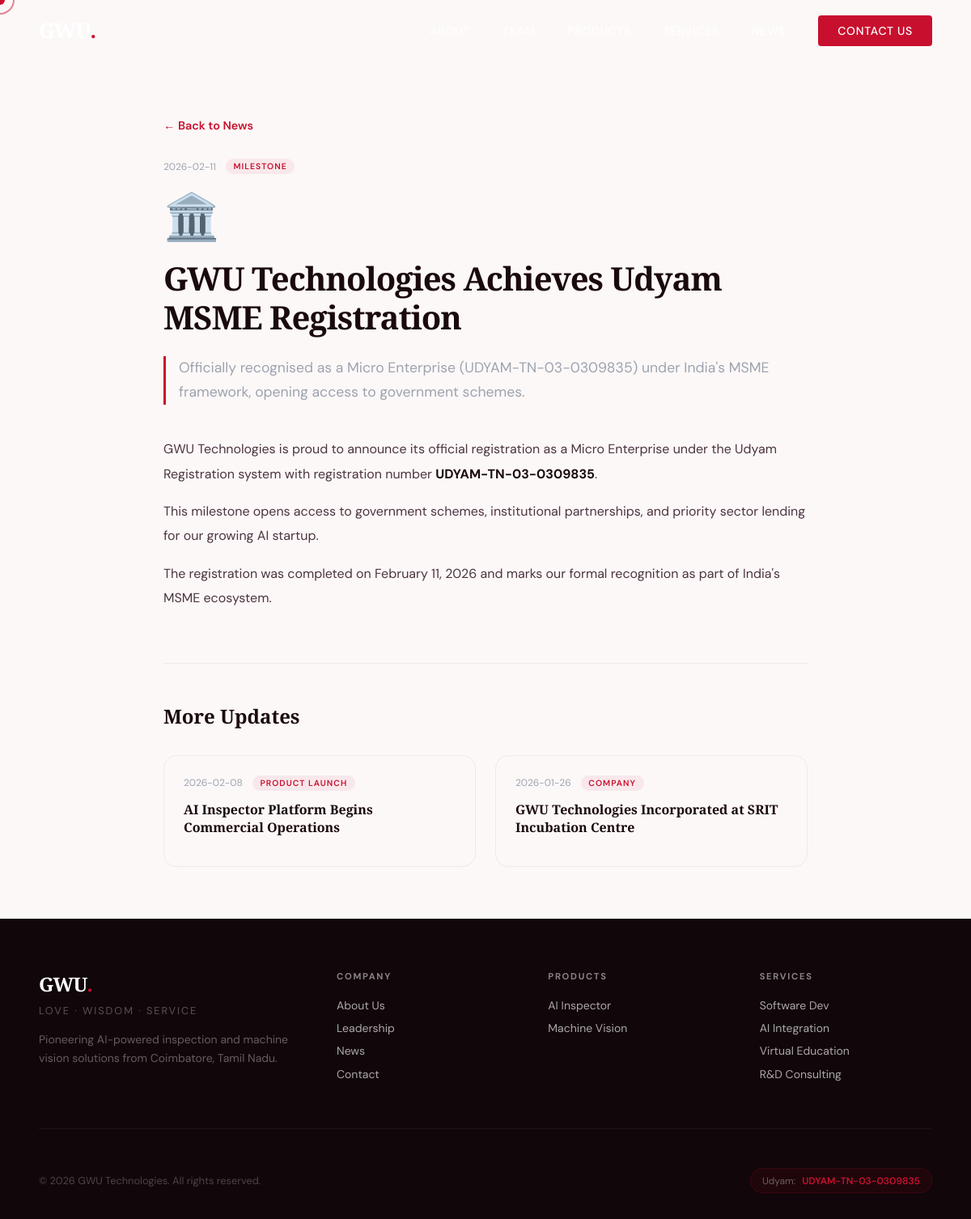
Page /news/udyam-msme-registration on the committed database.
### tables this page shows
CREATE TABLE news (
        id INTEGER PRIMARY KEY AUTOINCREMENT,
        title TEXT NOT NULL,
        slug TEXT UNIQUE NOT NULL,
        excerpt TEXT NOT NULL,
        content TEXT NOT NULL,
        category TEXT DEFAULT 'Company',
        emoji TEXT DEFAULT '📰',
        theme TEXT DEFAULT 'dark1',
        published INTEGER DEFAULT 1,
        created_at TEXT DEFAULT (datetime('now','localtime')),
        updated_at TEXT DEFAULT (datetime('now','localtime'))
    );

### app.py (the view)
@app.route('/news/<slug>')
def news_detail(slug):
    db = get_db()
    article = db.execute('SELECT * FROM news WHERE slug=? AND published=1', (slug,)).fetchone()
    if not article:
        return redirect(url_for('news_list'))
    related = db.execute('SELECT * FROM news WHERE published=1 AND id!=? ORDER BY created_at DESC LIMIT 2', (article['id'],)).fetchall()
    return render_template('news_detail.html', article=article, related=related)

### app.py (called while the page is built)
def get_db():
    if 'db' not in g:
        g.db = sqlite3.connect(DB_PATH)
        g.db.row_factory = sqlite3.Row
    return g.db

### templates/news_detail.html (shortened to what this page needs)
{% extends 'base.html' %}
{% block content %}
<div style="padding-top:5rem;background:var(--off-white);min-height:100vh">
  <article style="max-width:860px;margin:0 auto;padding:4rem 2rem">
    <a href="/news" style="display:inline-flex;align-items:center;gap:0.5rem;color:var(--red);font-weight:600;text-decoration:none;margin-bottom:2rem;font-size:0.9rem">← Back to News</a>
    <div class="news-meta" style="margin-bottom:1rem">
      <span class="news-date">{{article.created_at[:10]}}</span>
      <span class="news-tag">{{article.category}}</span>
    </div>
    <div style="font-size:3.5rem;margin-bottom:1rem">{{article.emoji}}</div>
    <h1 style="font-family:'Playfair Display',serif;font-size:2.5rem;font-weight:700;color:var(--dark);line-height:1.2;margin-bottom:1.5rem;letter-spacing:-1px">{{article.title}}</h1>
    <p style="font-size:1.1rem;color:var(--gray);margin-bottom:2.5rem;line-height:1.7;border-left:3px solid var(--red);padding-left:1rem">{{article.excerpt}}</p>
    <div class="article-body" style="font-size:1rem;color:#4B3540;line-height:1.9">{{article.content|safe}}</div>
    {% if related %}
    <div style="margin-top:4rem;padding-top:3rem;border-top:1px solid var(--border-color,#f0e8ea)">
      <h3 style="font-family:'Playfair Display',serif;font-size:1.5rem;margin-bottom:2rem;color:var(--dark)">More Updates</h3>
      <div style="display:grid;grid-template-columns:1fr 1fr;gap:1.5rem">
        {% for r in related %}
        <a href="/news/{{r.slug}}" style="text-decoration:none">
          <div class="news-card" style="border:1px solid #f0e8ea">
            <div class="news-card-body"><div class="news-meta"><span class="news-date">{{r.created_at[:10]}}</span><span class="news-tag">{{r.category}}</span></div><h3 style="font-size:1rem">{{r.title}}</h3></div>
          </div>
        </a>
        {% endfor %}
      </div>
    </div>
    {% endif %}
  </article>
</div>
{% endblock %}

### static/css/main.css (style rules this page uses)
*,*::before,*::after { margin:0;padding:0;box-sizing:border-box }
:root { --red:#C8102E;--red-dark:#9B0E24;--red-light:#E8304A;--red-muted:#f8e8eb;--white:#FFFFFF;--off-white:#FDF8F8;--light-gray:#F5F0F0;--gray:#9CA3AF;--dark:#1A0A0E;--text:#2D1B1F }
html { scroll-behavior:smooth;overflow-x:hidden }
body { font-family:'DM Sans',sans-serif;background:var(--white);color:var(--text);overflow-x:hidden;cursor:none }
.news-card { border-radius:16px;overflow:hidden;border:1px solid #f0e8ea;transition:all .4s ease }
.news-card-body { padding:1.5rem }
.news-meta { display:flex;align-items:center;gap:.75rem;margin-bottom:.75rem }
.news-date { font-size:.75rem;color:var(--gray) }
.news-tag { font-size:.65rem;letter-spacing:.1em;text-transform:uppercase;color:var(--red);font-weight:600;background:var(--red-muted);padding:.2rem .6rem;border-radius:100px }
.news-card h3 { font-family:'Playfair Display',serif;font-size:1.15rem;font-weight:700;color:var(--dark);margin-bottom:.75rem;line-height:1.4 }
.article-body p { margin-bottom:1rem }
.article-body strong { color:#1A0A0E }

### rows in the picture
news: created_at "2026-02-11", category "MILESTONE", emoji "🏛️", title "GWU Technologies Achieves Udyam MSME Registration", excerpt "Officially recognised as a Micro Enterprise (UDYAM-TN-03-0309835) under India's MSME framework, opening access to government schemes.", content "GWU Technologies is proud to announce its official registration as a Micro Enterprise under the Udyam Registration system with registration number UDYAM-TN-03-0309835 . This milestone opens access to government schemes, institutional partnerships, and priority sector lending for our growing AI startup. The registration was completed on February 11, 2026 and marks our formal recognition as part of India's MSME ecosystem."
news: created_at "2026-02-08", category "PRODUCT LAUNCH", title "AI Inspector Platform Begins Commercial Operations"
news: created_at "2026-01-26", category "COMPANY", title "GWU Technologies Incorporated at SRIT Incubation Centre"
